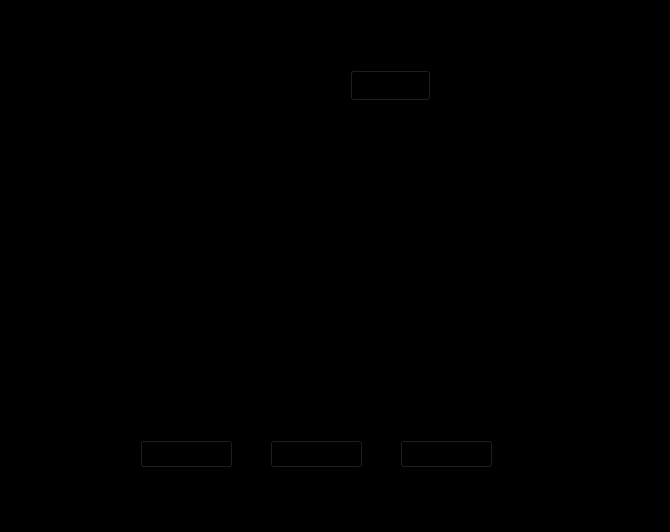
<?xml version="1.0" encoding="UTF-8"?>
<ui version="4.0">
 <class>Form</class>
 <widget class="QWidget" name="Form">
  <property name="geometry">
   <rect>
    <x>0</x>
    <y>0</y>
    <width>670</width>
    <height>532</height>
   </rect>
  </property>
  <property name="windowTitle">
   <string>Form</string>
  </property>
  <property name="styleSheet">
   <string notr="true">background-color: #000000;</string>
  </property>
  <widget class="QLabel" name="label_qlnd">
   <property name="geometry">
    <rect>
     <x>260</x>
     <y>10</y>
     <width>181</width>
     <height>41</height>
    </rect>
   </property>
   <property name="font">
    <font>
     <pointsize>10</pointsize>
     <weight>75</weight>
     <bold>true</bold>
    </font>
   </property>
   <property name="text">
    <string>Quản lý người dùng</string>
   </property>
   <property name="textFormat">
    <enum>Qt::AutoText</enum>
   </property>
  </widget>
  <widget class="QTextEdit" name="textEdit">
   <property name="geometry">
    <rect>
     <x>160</x>
     <y>70</y>
     <width>171</width>
     <height>31</height>
    </rect>
   </property>
  </widget>
  <widget class="QPushButton" name="btn_tim_kiem">
   <property name="geometry">
    <rect>
     <x>350</x>
     <y>70</y>
     <width>81</width>
     <height>31</height>
    </rect>
   </property>
   <property name="text">
    <string>Tìm kiếm</string>
   </property>
  </widget>
  <widget class="QTableWidget" name="tableWidget">
   <property name="geometry">
    <rect>
     <x>40</x>
     <y>130</y>
     <width>581</width>
     <height>291</height>
    </rect>
   </property>
  </widget>
  <widget class="QPushButton" name="btn_them">
   <property name="geometry">
    <rect>
     <x>140</x>
     <y>440</y>
     <width>93</width>
     <height>28</height>
    </rect>
   </property>
   <property name="text">
    <string>Thêm</string>
   </property>
  </widget>
  <widget class="QPushButton" name="btn_sua">
   <property name="geometry">
    <rect>
     <x>270</x>
     <y>440</y>
     <width>93</width>
     <height>28</height>
    </rect>
   </property>
   <property name="text">
    <string>Sửa</string>
   </property>
  </widget>
  <widget class="QPushButton" name="btn_xoa">
   <property name="geometry">
    <rect>
     <x>400</x>
     <y>440</y>
     <width>93</width>
     <height>28</height>
    </rect>
   </property>
   <property name="text">
    <string>Xóa</string>
   </property>
  </widget>
 </widget>
 <resources/>
 <connections/>
</ui>
